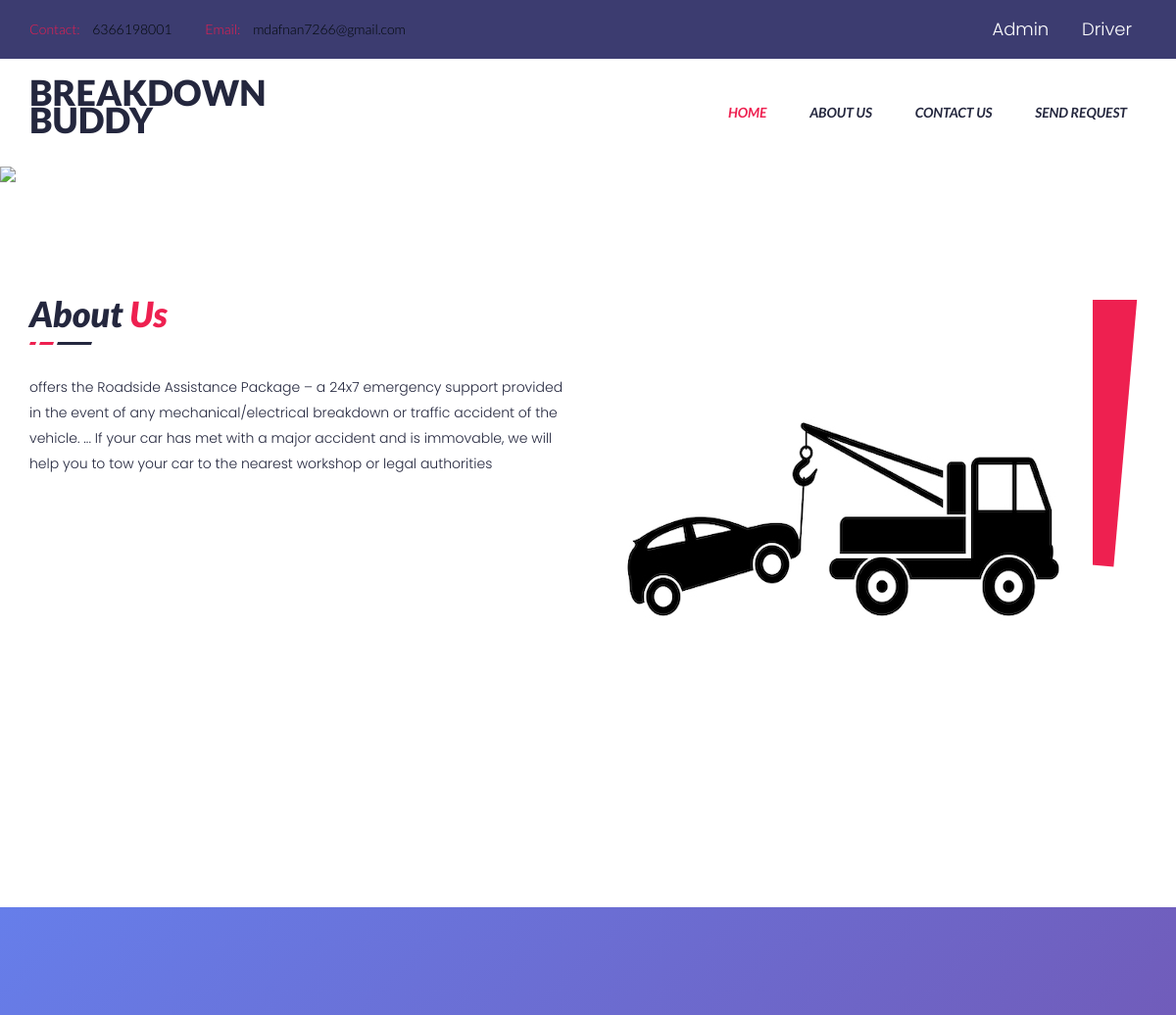
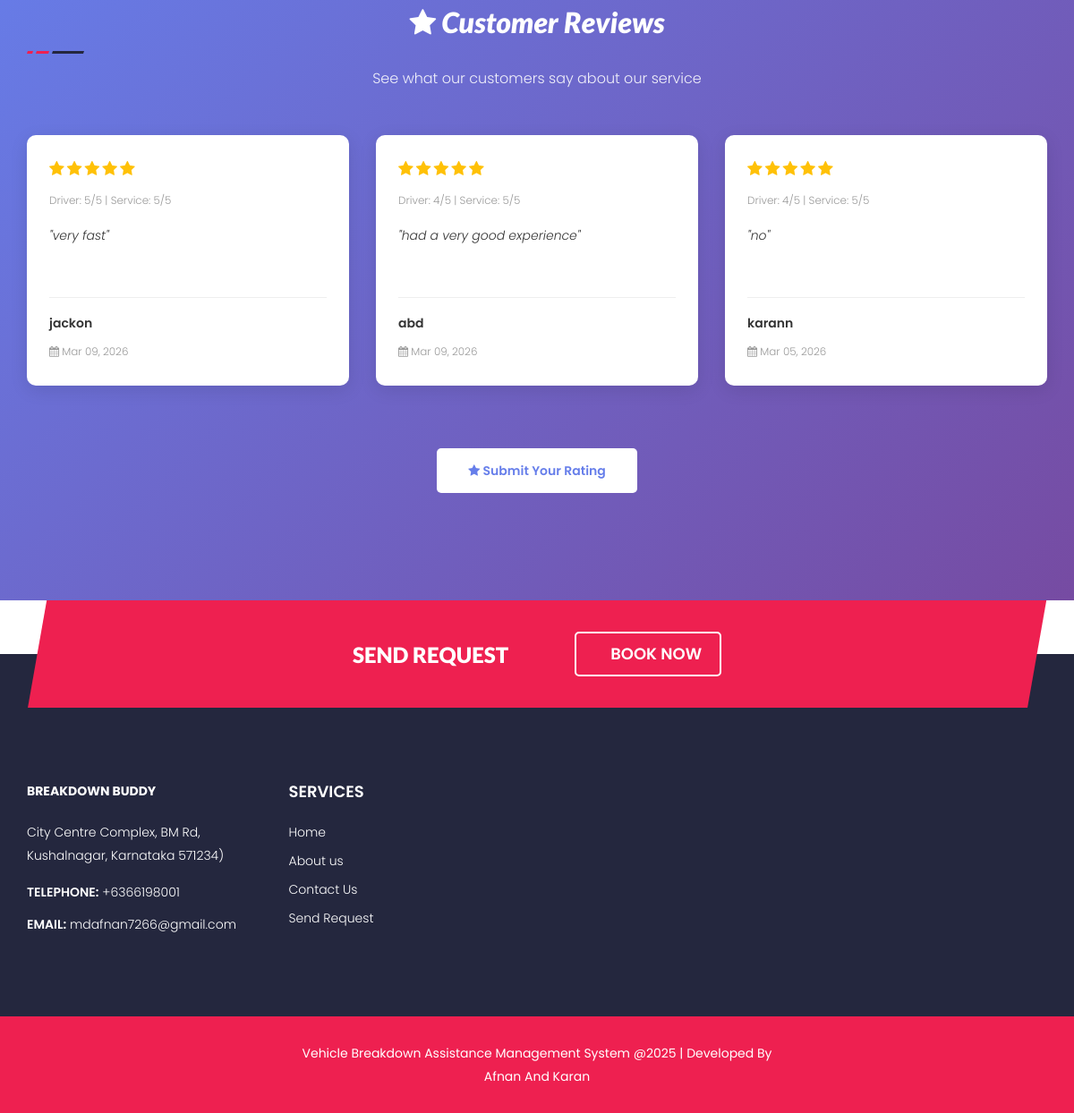
The app's page /vehicleassitancems/index.php with its own data (2 pictures, top to bottom).
### tables this page shows
CREATE TABLE `tblpage` (
  `ID` int(10) NOT NULL,
  `PageType` varchar(200) DEFAULT NULL,
  `PageTitle` mediumtext DEFAULT NULL,
  `PageDescription` mediumtext DEFAULT NULL,
  `Email` varchar(200) DEFAULT NULL,
  `MobileNumber` bigint(10) DEFAULT NULL,
  `UpdationDate` date DEFAULT NULL,
  `Timing` varchar(200) NOT NULL
);

CREATE TABLE `service_ratings` (
  `rating_id` int(11) NOT NULL,
  `booking_id` int(11) NOT NULL,
  `booking_number` int(11) NOT NULL,
  `driver_rating` int(11) DEFAULT NULL CHECK (`driver_rating` >= 1 and `driver_rating` <= 5),
  `service_rating` int(11) DEFAULT NULL CHECK (`service_rating` >= 1 and `service_rating` <= 5),
  `feedback` text DEFAULT NULL,
  `submitted_at` timestamp NOT NULL DEFAULT current_timestamp()
);

CREATE TABLE `tblbook` (
  `ID` int(10) NOT NULL,
  `BookingNumber` int(10) DEFAULT NULL,
  `Name` varchar(200) DEFAULT NULL,
  `Email` varchar(200) DEFAULT NULL,
  `PhoneNumber` bigint(10) DEFAULT NULL,
  `PickupLoc` varchar(200) DEFAULT NULL,
  `Destination` varchar(200) DEFAULT NULL,
  `PickupDate` varchar(200) DEFAULT NULL,
  `PickupTime` varchar(200) DEFAULT NULL,
  `VehicleType` varchar(200) DEFAULT NULL,
  `DateofRequest` timestamp NOT NULL DEFAULT current_timestamp(),
  `Remark` varchar(200) DEFAULT NULL,
  `Status` varchar(200) DEFAULT NULL,
  `PaymentStatus` varchar(50) DEFAULT 'Pending',
  `ServiceType` varchar(100) DEFAULT NULL,
  `AdvancePaymentAmount` decimal(10,2) DEFAULT 0.00,
  `TotalAmount` decimal(10,2) DEFAULT 0.00,
  `AssignTo` varchar(200) DEFAULT NULL,
  `AssignedServiceProvider` varchar(200) DEFAULT NULL,
  `BookingStatusFlow` enum('Payment Pending','Payment Confirmed','Pending Admin Approval','Confirmed','On The Way','Completed','Rejected','Refunded') DEFAULT 'Payment Pending',
  `UpdationDate` timestamp NOT NULL DEFAULT current_timestamp() ON UPDATE current_timestamp(),
  `AdminApprovalDate` timestamp NULL DEFAULT NULL,
  `RejectionReason` varchar(500) DEFAULT NULL,
  `Latitude` decimal(10,8) DEFAULT NULL,
  `Longitude` decimal(11,8) DEFAULT NULL,
  `request_uuid` varchar(36) NOT NULL DEFAULT uuid() COMMENT 'Unique request identifier',
  `payment_status` enum('pending','paid','refunded','failed') NOT NULL DEFAULT 'pending' COMMENT 'Payment status',
  `advance_amount` decimal(10,2) NOT NULL DEFAULT 0.00 COMMENT 'Advance amount paid',
  `total_amount` decimal(10,2) NOT NULL DEFAULT 0.00 COMMENT 'Total service cost',
  `admin_review_status` enum('waiting','approved','rejected') NOT NULL DEFAULT 'waiting' COMMENT 'Admin review status',
  `admin_review_reason` text DEFAULT NULL COMMENT 'Admin review reason',
  `admin_review_by` int(11) DEFAULT NULL COMMENT 'Admin ID who reviewed',
  `admin_review_date` timestamp NULL DEFAULT NULL COMMENT 'Admin review timestamp',
  `payment_ip` varchar(45) DEFAULT NULL COMMENT 'IP address of payment',
  `payment_user_agent` text DEFAULT NULL COMMENT 'User agent of payment',
  `refund_id` varchar(100) DEFAULT NULL COMMENT 'Razorpay refund ID',
  `refund_amount` decimal(10,2) DEFAULT 0.00 COMMENT 'Refund amount',
  `refund_date` timestamp NULL DEFAULT NULL COMMENT 'Refund timestamp',
  `refund_reason` text DEFAULT NULL COMMENT 'Refund reason',
  `created_at` timestamp NOT NULL DEFAULT current_timestamp(),
  `updated_at` timestamp NOT NULL DEFAULT current_timestamp() ON UPDATE current_timestamp(),
  `razorpay_payment_id` varchar(100) DEFAULT NULL COMMENT 'Razorpay payment ID',
  `request_status` enum('Pending Admin Review','Approved','Rejected') NOT NULL DEFAULT 'Pending Admin Review' COMMENT 'Request approval status',
  `payment_amount` decimal(10,2) NOT NULL DEFAULT 0.00 COMMENT 'Advance payment amount',
  `payment_date` timestamp NULL DEFAULT NULL COMMENT 'Payment completion date'
);

### vehicleassitancems/index.php (the view, shortened to what the rows shown need)
<?php
include('includes/dbconnection.php');
?>
<!DOCTYPE html>
<html class="no-js" lang="zxx">
    <head>
        <link rel="stylesheet" href="css1/normalize.css">
        <link rel="stylesheet" href="css1/animate.css">
        <link rel="stylesheet" href="css1/bootstrap.min.css">
        <link rel="stylesheet" href="css1/meanmenu.min.css">
        <link rel="stylesheet" href="css1/font-awesome.min.css">
        <link rel="stylesheet" href="css1/icofont.css">
        <link rel="stylesheet" href="css1/change-text.css">
        <link rel="stylesheet" href="css1/jquery.mb.YTPlayer.min.css">
        <link rel="stylesheet" href="css1/main.css">
        <link rel="stylesheet" href="css1/owl.carousel.css">
        <link rel="stylesheet" href="css1/owl.theme.css">
        <link rel="stylesheet" href="css1/owl.transitions.css">
        <link rel="stylesheet" href="lib/css/nivo-slider.css">
        <link rel="stylesheet" href="lib/css/preview.css">
        <link rel="stylesheet" href="style.css">
        <link rel="stylesheet" href="css1/responsive.css">
    </head>
    <body>
       <?php include_once('includes/header.php');?>
        <div class="about-us-area section-padding">
            <div class="container">
                <div class="row">
                    <div class="col-md-6">
                        <div class="section-heading">
                            <h2>About <span>Us</span></h2>
                        </div>
                        <div class="about-us-info">
                             <?php
$sql="SELECT * from tblpage where PageType='aboutus'";
$query = $dbh -> prepare($sql);
$query->execute();
$results=$query->fetchAll(PDO::FETCH_OBJ);
$cnt=1;
if($query->rowCount() > 0)
{
foreach($results as $row)
{               ?>
                            <p><?php  echo htmlentities($row->PageDescription);?></p>
                            <?php $cnt=$cnt+1;}} ?>
                        </div>
                    </div>
                </div>
            </div>
        </div>
        <div class="testimonials-area section-padding" style="background: linear-gradient(135deg, #667eea 0%, #764ba2 100%); color: white;">
            <div class="container">
                <div class="row">
                    <div class="col-md-12">
                        <div class="section-heading" style="text-align: center; margin-bottom: 50px;">
                            <h2 style="color: white; font-size: 32px; margin-bottom: 15px;">
                                <i class="fa fa-star"></i> Customer Reviews
                            </h2>
                        </div>
                    </div>
                </div>
                <div class="row">
                    <?php
                        try {
                            $sql = "SELECT sr.driver_rating, sr.service_rating, sr.feedback, sr.submitted_at,
                                           tb.Name as customer_name
                                    FROM service_ratings sr
                                    JOIN tblbook tb ON sr.booking_id = tb.ID
                                    ORDER BY sr.submitted_at DESC
                                    LIMIT 6";
                            $query = $dbh->prepare($sql);
                            $query->execute();
                            $testimonials = $query->fetchAll(PDO::FETCH_OBJ);
                            if (count($testimonials) > 0) {
                                foreach ($testimonials as $testimonial) {
                                    $avg_rating = round(($testimonial->driver_rating + $testimonial->service_rating) / 2);
                                    $date = date('M d, Y', strtotime($testimonial->submitted_at));
                                    $feedback = substr($testimonial->feedback, 0, 100);
                        ?>
                                    <div class="col-md-4 col-sm-6 testimonial-item" style="margin-bottom: 30px;">
                                        <div class="testimonial-card" style="
                                            background: white;
                                            padding: 25px;
                                            border-radius: 10px;
                                            box-shadow: 0 5px 20px rgba(0,0,0,0.1);
                                            transition: all 0.3s ease;
                                            min-height: 280px;
                                            display: flex;
                                            flex-direction: column;
                                            cursor: pointer;
                                        " onmouseover="this.style.boxShadow='0 10px 40px rgba(0,0,0,0.2)'; this.style.transform='translateY(-5px)';"
                                           onmouseout="this.style.boxShadow='0 5px 20px rgba(0,0,0,0.1)'; this.style.transform='translateY(0)';">
                                            <div style="margin-bottom: 15px;">
                                                <div style="font-size: 18px; margin-bottom: 8px;">
                                                    <?php
                                                        for ($i = 0; $i < $avg_rating; $i++) {
                                                            echo '<i class="fa fa-star" style="color: #ffc107; margin-right: 3px;"></i>';
                                                        }
                                                    ?>
                                                </div>
                                                <small style="color: #999;">
                                                    Driver: <?php echo $testimonial->driver_rating; ?>/5 |
                                                    Service: <?php echo $testimonial->service_rating; ?>/5
                                                </small>
                                            </div>
                                            <p style="
                                                color: #333;
                                                margin-bottom: 15px;
                                                flex-grow: 1;
                                                line-height: 1.6;
                                                font-style: italic;
                                                font-size: 14px;
                                            ">
                                                "<?php echo htmlspecialchars($feedback); ?>"
                                            </p>
                                            <div style="border-top: 1px solid #eee; padding-top: 15px;">
                                                <div style="font-weight: 600; color: #333; margin-bottom: 5px;">
                                                    <?php echo htmlspecialchars($testimonial->customer_name); ?>
                                                </div>
                                                <small style="color: #999;">
                                                    <i class="fa fa-calendar"></i> <?php echo $date; ?>
                                                </small>
                                            </div>
                                        </div>
                                    </div>
                        <?php
                                }
                            }
                        } catch (Exception $e) {
                        ?>
                                    <div class="col-md-12" style="text-align: center; padding: 50px 0;">
                                        <div style="
                                            background: rgba(255,255,255,0.1);
                                            padding: 30px;
                                            border-radius: 10px;
                                            backdrop-filter: blur(10px);
                                        ">
                                            <i class="fa fa-star" style="font-size: 40px; margin-bottom: 15px; display: block;"></i>
                                            <p style="font-size: 16px; margin: 0;">Customer reviews coming soon!</p>
                                        </div>
                                    </div>
                        <?php
                        }
                        ?>
                </div>
            </div>
        </div>
        <?php include_once('includes/footer.php');?>
    </body>
</html>

### vehicleassitancems/includes/header.php (shortened to what the rows shown need)
        <header id="sticker">
            <div class="header-top">
                <div class="container">
                    <div class="row">
                        <div class="col-md-7">
                            <div class="welcome-msg">
                                <ul>
                                    <?php
$sql="SELECT * from tblpage where PageType='contactus'";
$query = $dbh -> prepare($sql);
$query->execute();
$results=$query->fetchAll(PDO::FETCH_OBJ);
$cnt=1;
if($query->rowCount() > 0)
{
foreach($results as $row)
{               ?>
                                    <li> <p> <span> Contact: </span><?php  echo htmlentities($row->MobileNumber);?></p></li>
                                    <li> <p> <span> Email: </span><?php  echo htmlentities($row->Email);?></p></li><?php $cnt=$cnt+1;}} ?>
                                </ul>
                            </div>
                        </div>
                    </div>
                </div>
            </div>
            <div class="main-menu-area hidden-xs">
                <div class="container">
                    <div class="menu-position">
                        <div class="row">
                            <div class="col-md-3 col-sm-2">
                                <div class="logo">
                                    <a href="index.php">
                                       <h1>Breakdown Buddy</h2>
                                    </a>
                                </div>
                            </div>
                        </div>
                    </div>
                </div>
            </div>
        </header>

### vehicleassitancems/includes/footer.php (shortened to what the rows shown need)
 <div class="quick-book-area">
            <div class="container">
                <div class="row">
                    <div class="col-md-12">
                        <div class="book-now">
                            <div class="display-table">
                                <div class="display-table-cell">
                                    <div class="book-now-title">
                                        <h2>Send Request</h2>
                                    </div>
                                </div>
                            </div>
                        </div>
                    </div>
                </div>
            </div>
        </div>
        <div class="footer-top-area">
            <div class="container">
                <div class="row">
                    <div class="col-md-3 col-sm-4">
                        <div class="single-footer-top">
                            <div class="footer-about-us">
                                <?php
$sql="SELECT * from tblpage where PageType='contactus'";
$query = $dbh -> prepare($sql);
$query->execute();
$results=$query->fetchAll(PDO::FETCH_OBJ);
$cnt=1;
if($query->rowCount() > 0)
{
foreach($results as $row)
{               ?>
                                <a href="index.php" class="footer-logo"> <strong style="color:white ;font-weight: bold;">BREAKDOWN BUDDY</strong> </a>
                                <div class="footer-address">
                                    <p> <?php  echo htmlentities($row->PageDescription);?></p>
                                </div>
                                <div class="footer-contact-info">
                                    <p> <span> Telephone:</span> +<?php  echo htmlentities($row->MobileNumber);?> </p>
                                    <p> <span> Email:</span> <?php  echo htmlentities($row->Email);?> </p>
                                </div>
                            </div><?php $cnt=$cnt+1;}} ?>
                        </div>
                    </div>
                </div>
            </div>
        </div>

### records on screen
tblpage: MobileNumber "6366198001", Email "mdafnan7266@gmail.com", PageDescription "City Centre Complex, BM Rd, Kushalnagar, Karnataka 571234)"
tblpage: PageDescription "offers the Roadside Assistance Package – a 24x7 emergency support provided in the event of any mechanical/electrical breakdown or traffic accident of the vehicle. ... If your car has met with a major accident and is immovable, we will help you to tow your car to the nearest workshop or legal authorities"
service_ratings: driver_rating "5", service_rating "5", feedback "very fast", booking.Name "jackon", submitted_at "Mar 09, 2026"
service_ratings: driver_rating "4", service_rating "5", feedback "had a very good experience", booking.Name "abd", submitted_at "Mar 09, 2026"
service_ratings: driver_rating "4", service_rating "5", feedback "no", booking.Name "karann", submitted_at "Mar 05, 2026"
